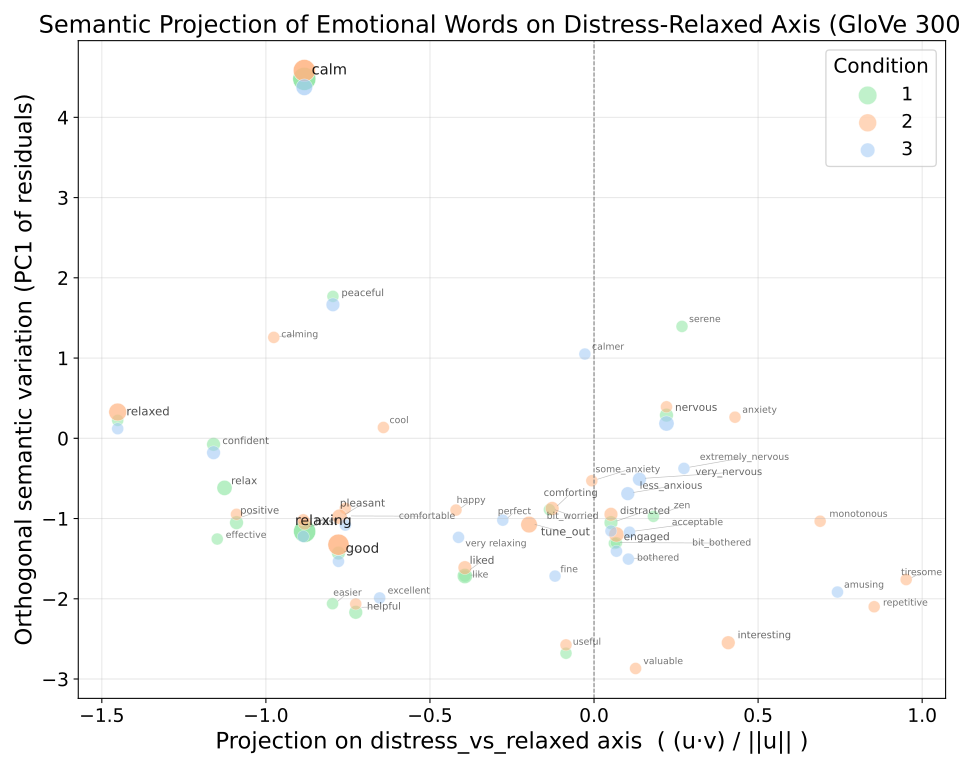

The script that saved this image:
import ast
import re
from pathlib import Path

import matplotlib.pyplot as plt
import numpy as np
import pandas as pd
from adjustText import adjust_text
from sklearn.decomposition import PCA


EMBEDDING_NAME = "glove-wiki-gigaword-300"
BASE_DIR = Path(__file__).resolve().parent
PROJECT_DIR = BASE_DIR.parent.parent
DATA_DIR = PROJECT_DIR / "data"
OUTPUT_DIR = BASE_DIR
OUTPUT_DIR.mkdir(parents=True, exist_ok=True)

STOPWORDS = {"a", "an", "the", "and", "at"}
TOKEN_RE = re.compile(r"[A-Za-z']+")

try:
    import gensim.downloader as api
except ImportError as exc:
    raise RuntimeError(
        "This script requires gensim. Install it with `pip install gensim`."
    ) from exc

print(f"Loading {EMBEDDING_NAME} ...")
model = api.load(EMBEDDING_NAME)
embedding_cache = {}


def normalize_text(w: str) -> str:
    if not isinstance(w, str):
        return str(w)

    key = w.strip().lower()
    w = w.replace("_", " ")
    if key == "tune_out":
        return "tune out"
    if key in {"bit_worried", "bit worried"}:
        return "a bit worried"
    if key in {"bit_bothered", "bit bothered"}:
        return "a bit bothered"
    if key in {"like", "liked"}:
        return "liked it"
    return w


def tokenize(text: str):
    tokens = [t.lower() for t in TOKEN_RE.findall(text)]
    content_tokens = [t for t in tokens if t not in STOPWORDS]
    return content_tokens if content_tokens else tokens


def average_token_vectors(tokens):
    vecs = [model[token] for token in tokens if token in model]
    if not vecs:
        return None
    return np.mean(np.vstack(vecs), axis=0)


def encode_word(w: str) -> np.ndarray:
    normalized = normalize_text(w)
    if normalized in embedding_cache:
        return embedding_cache[normalized]

    tokens = tokenize(normalized)
    vec = average_token_vectors(tokens)
    if vec is None:
        raise ValueError(f"No GloVe vectors found for: {w!r} -> {normalized!r}")

    embedding_cache[normalized] = np.asarray(vec, dtype=float)
    return embedding_cache[normalized]


def get_semantic_subspace(pos_words, neg_words, encode_fn):
    pos_vecs = np.vstack([encode_fn(w) for w in pos_words])
    neg_vecs = np.vstack([encode_fn(w) for w in neg_words])

    a_vec = pos_vecs.mean(axis=0)
    b_vec = neg_vecs.mean(axis=0)
    diff_mat = np.array([p - n for p in pos_vecs for n in neg_vecs])
    diff_vec = diff_mat.mean(axis=0)
    return a_vec, b_vec, diff_vec


distress_words = [
    "distressed", "danger", "apprehensive", "anguish", "torment", "agitated"
]
relaxed_words = [
    "relieved", "comforted", "security", "soothed", "reassured", "at ease"
]

a_vec, b_vec, distress_relaxed_axis = get_semantic_subspace(
    distress_words,
    relaxed_words,
    encode_word
)

axis_vec = distress_relaxed_axis
axis_norm = np.linalg.norm(axis_vec)

probe_words = [
    "worried",
    "little worried",
    "a little worried",
    "slightly worried",
    "a bit worried",
    "somewhat worried",
    "mildly worried",
    "anxious",
    "less anxious",
    "slightly anxious",
    "somewhat anxious",
    "a bit anxious",
    "some anxiety",
    "a little bothered",
    "very nervous",
    "extremely nervous",
    "calm",
    "relaxed",
    "engaged",
    "immersed",
    "distracted"
]


def semantic_projection(word, axis_vec, axis_norm, encode_fn):
    v = encode_fn(word)
    if axis_norm == 0:
        return np.nan
    return float(axis_vec @ v / axis_norm)


print("\nProbe word projections on the distress-relaxed axis:")
for probe_word in probe_words:
    try:
        probe_score = semantic_projection(probe_word, axis_vec, axis_norm, encode_word)
        print(f"{probe_word:15s} {probe_score: .4f}")
    except ValueError as exc:
        print(f"{probe_word:15s} OOV ({exc})")


def remove_not_words(cell):
    if isinstance(cell, list):
        return [w for w in cell if isinstance(w, str) and not w.startswith("not_")]
    if isinstance(cell, str):
        try:
            words = ast.literal_eval(cell)
            if isinstance(words, list):
                return [w for w in words if isinstance(w, str) and not w.startswith("not_")]
        except Exception:
            return []
    return []


def process_trial_single_axis(word_list, axis_vec, axis_norm, encode_fn):
    word_projs = []
    for w in word_list:
        if not isinstance(w, str):
            continue
        try:
            proj = semantic_projection(w, axis_vec, axis_norm, encode_fn)
        except ValueError:
            continue
        word_projs.append({"word": w, "projection": proj})

    if not word_projs:
        return {"word_projections": [], "mean_projection": np.nan}

    return {
        "word_projections": word_projs,
        "mean_projection": float(np.mean([wp["projection"] for wp in word_projs]))
    }


df = pd.read_csv(DATA_DIR / "emotion_words_checked.csv")
df_t = pd.read_csv(DATA_DIR / "Flow_current.csv")

df["ID"] = df["ID"].astype(str)
df_t["ID"] = df_t["ID"].astype(str)
df_t.columns = df_t.columns.str.strip()
condition_col = "Exp_Condition" if "Exp_Condition" in df_t.columns else "Exp_Condition "
merged = df.merge(df_t[["ID", condition_col]], on="ID", how="left")
merged["text"] = merged["text"].apply(remove_not_words)

word_level_rows = []
participant_level_rows = []

for _, row in merged.iterrows():
    participant_id = row["ID"]
    condition = row[condition_col]
    word_list = row["text"]

    if not word_list:
        continue

    result = process_trial_single_axis(word_list, axis_vec, axis_norm, encode_word)
    if not result["word_projections"]:
        continue

    for wp in result["word_projections"]:
        word_level_rows.append({
            "Participant": participant_id,
            "condition": condition,
            "word": wp["word"],
            "projection_fear_vs_calm": wp["projection"]
        })

    participant_level_rows.append({
        "Participant": participant_id,
        "condition": condition,
        "mean_projection_fear_vs_calm": result["mean_projection"],
        "word_list": str(word_list)
    })

word_level_df = pd.DataFrame(word_level_rows).dropna(subset=["condition"])
participant_level_df = pd.DataFrame(participant_level_rows).dropna(subset=["condition"])
word_level_df.to_csv(OUTPUT_DIR / "semantic_projection_glove300.csv", index=False)
participant_level_df.to_csv(OUTPUT_DIR / "semantic_projection_glove300_mean.csv", index=False)

data_for_plot = merged.dropna(subset=[condition_col]).copy()

all_words = []
all_vecs = []
all_conditions = []

for _, row in data_for_plot.iterrows():
    condition = row[condition_col]
    word_list = row["text"]
    if not word_list:
        continue
    for w in word_list:
        if not isinstance(w, str):
            continue
        try:
            vec = encode_word(w)
        except ValueError:
            continue
        all_words.append(w)
        all_vecs.append(vec)
        all_conditions.append(condition)

if not all_vecs:
    raise ValueError("No words with GloVe embeddings found for plotting.")

all_vecs = np.vstack(all_vecs)
axis_unit = axis_vec / axis_norm
x_coord = (all_vecs @ axis_vec) / axis_norm
proj_along_unit = all_vecs @ axis_unit
residuals = all_vecs - np.outer(proj_along_unit, axis_unit)
y_coord = PCA(n_components=1).fit_transform(residuals).ravel()

plot_df = pd.DataFrame({
    "word": all_words,
    "condition": all_conditions,
    "x": x_coord,
    "y": y_coord
})

plot_df = (
    plot_df.groupby(["word", "condition"], as_index=False)
    .agg(
        x=("x", "mean"),
        y=("y", "mean"),
        frequency=("word", "size")
    )
)

freq_min = plot_df["frequency"].min()
freq_max = plot_df["frequency"].max()
if freq_max == freq_min:
    plot_df["point_size"] = 80
    plot_df["label_size"] = 8
    plot_df["alpha"] = 0.75
else:
    freq_scaled = (plot_df["frequency"] - freq_min) / (freq_max - freq_min)
    plot_df["point_size"] = 80 + 220 * freq_scaled
    plot_df["label_size"] = 7 + 4 * freq_scaled
    plot_df["alpha"] = 0.55 + 0.35 * freq_scaled

unique_conditions = sorted(plot_df["condition"].unique())
condition_angles = np.linspace(0, 2 * np.pi, num=len(unique_conditions), endpoint=False)
condition_offsets = {
    cond: (0.12 * np.cos(angle), 0.12 * np.sin(angle))
    for cond, angle in zip(unique_conditions, condition_angles)
}
cond_colors = {
    "1": "#8de5a1",
    "2": "#ffb482",
    "3": "#a1c9f4"
}
plot_df["x_plot"] = plot_df["x"]
plot_df["y_plot"] = plot_df.apply(lambda row: row["y"] + condition_offsets[row["condition"]][1], axis=1)
plot_df.to_csv(OUTPUT_DIR / "semantic_projection_glove300_plot_points.csv", index=False)

plt.figure(figsize=(10, 8))
for cond in unique_conditions:
    cond_df = plot_df[plot_df["condition"] == cond]
    plt.scatter(
        cond_df["x_plot"],
        cond_df["y_plot"],
        s=cond_df["point_size"],
        color=cond_colors.get(str(cond), "#999999"),
        alpha=cond_df["alpha"],
        label=str(cond),
        edgecolor="white",
        linewidth=0.4
    )

label_df = (
    plot_df.groupby("word", as_index=False)
    .agg(
        x_plot=("x_plot", "mean"),
        y_plot=("y_plot", "mean"),
        label_size=("label_size", "max"),
        alpha=("alpha", "max")
    )
)
label_df.to_csv(OUTPUT_DIR / "semantic_projection_glove300_plot_labels.csv", index=False)

texts = []
for _, row in label_df.iterrows():
    texts.append(
        plt.text(
            row["x_plot"] + 0.01,
            row["y_plot"] + 0.01,
            row["word"],
            fontsize=row["label_size"],
            alpha=row["alpha"]
        )
    )

adjust_text(
    texts,
    x=label_df["x_plot"].to_numpy(),
    y=label_df["y_plot"].to_numpy(),
    arrowprops=dict(arrowstyle="-", color="gray", lw=0.5, alpha=0.5),
    expand_points=(1.1, 1.2),
    expand_text=(1.05, 1.2)
)

plt.axvline(0, color="gray", linewidth=0.8, linestyle="--")
plt.title("Semantic Projection of Emotional Words on Distress-Relaxed Axis (GloVe 300d)", fontsize=18)
plt.xlabel("Projection on distress_vs_relaxed axis  ( (u·v) / ||u|| )", fontsize=17)
plt.ylabel("Orthogonal semantic variation (PC1 of residuals)", fontsize=17)
plt.xticks(fontsize=14)
plt.yticks(fontsize=14)
plt.legend(title="Condition", title_fontsize=15, fontsize=14)
plt.grid(True, alpha=0.3)
plt.tight_layout()
plt.savefig(OUTPUT_DIR / "semantic_projection_glove300.pdf", format="pdf")
plt.savefig(OUTPUT_DIR / "semantic_projection_glove300.svg", format="svg")
plt.show()
